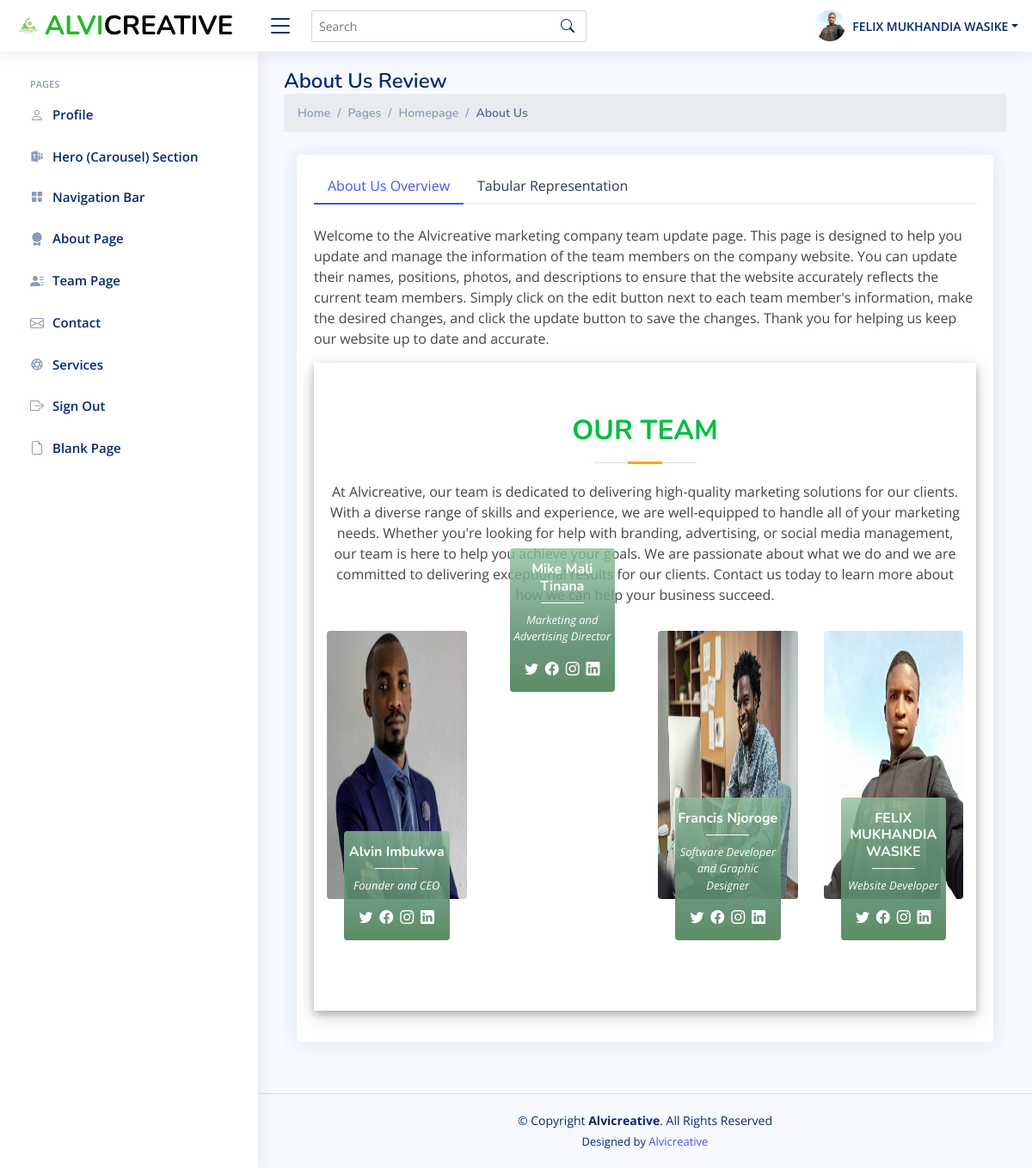
/team.php (signed in), run on the app's committed database.
### tables this page shows
CREATE TABLE `team` (
  `TeamId` int(255) NOT NULL,
  `FullName` varchar(255) NOT NULL,
  `Email` varchar(255) NOT NULL,
  `Username` varchar(255) NOT NULL,
  `Password` varchar(255) NOT NULL,
  `About` mediumtext NOT NULL,
  `Role` varchar(255) NOT NULL,
  `PhoneNumber` varchar(255) NOT NULL,
  `Address` varchar(255) NOT NULL,
  `Twitter` varchar(255) NOT NULL,
  `Facebook` varchar(255) NOT NULL,
  `Instagram` varchar(255) NOT NULL,
  `LinkedIn` varchar(255) NOT NULL,
  `Photo` varchar(255) NOT NULL
);

### team.php (the view, shortened to what this page needs)
<!DOCTYPE html>
<html lang="en">
<head>
  <?php include('links.php') ?>
  <link href="assets/css/style.css" rel="stylesheet">
  <link href="assets/css/team.css" rel="stylesheet">
</head>
<body>
  <?php include "header.php" ?>
  <?php include "sidebar.php" ?>
  <main id="main" class="main">
    <div class="pagetitle">
      <h1>About Us Review</h1>
      <nav>
        <ol class="breadcrumb">
          <li class="breadcrumb-item"><a href="index.html">Home</a></li>
          <li class="breadcrumb-item">Pages</li>
          <li class="breadcrumb-item">Homepage</li>
          <li class="breadcrumb-item active">About Us</li>
        </ol>
      </nav>
    </div>
        <section class="section profile">
            <div class="col-xl-12">
            <div class="card">
                <div class="card-body pt-3">
                <ul class="nav nav-tabs nav-tabs-bordered">
                    <li class="nav-item">
                    <button class="nav-link active" data-bs-toggle="tab" data-bs-target="#profile-overview">About Us Overview</button>
                    </li>
                    <li class="nav-item">
                    <button class="nav-link" data-bs-toggle="tab" data-bs-target="#profile-settings">Tabular Representation</button>
                    </li>
                </ul>
                <div class="tab-content pt-2">
                    <div class="tab-pane fade show active profile-overview my-3" id="profile-overview">
                    <p>Welcome to the Alvicreative marketing company team update page. This page is designed to help you update and manage the information of the team members on the company website. You can update their names, positions, photos, and descriptions to ensure that the website accurately reflects the current team members. Simply click on the edit button next to each team member's information, make the desired changes, and click the update button to save the changes. Thank you for helping us keep our website up to date and accurate.</p>
                        <section id="team" class="team" style="margin-top: 10px;box-shadow:0 4px 8px 0 rgba(0, 0, 0, 0.2), 0 6px 20px 0 rgba(0, 0, 0, 0.19);">
                            <div class="container" data-aos="fade-up">
                            <div class="section-title">
                                <h2>Our Team</h2>
                                <p>At Alvicreative, our team is dedicated to delivering high-quality marketing solutions for our clients. With a diverse range of skills and experience, we are well-equipped to handle all of your marketing needs. Whether you're looking for help with branding, advertising, or social media management, our team is here to help you achieve your goals. We are passionate about what we do and we are committed to delivering exceptional results for our clients. Contact us today to learn more about how we can help your business succeed.</p>
                            </div>
                            <div class="row">
                            <?php
                            $db = new mysqli("localhost", "root", "", "alvicreative");
                            $result = $db->query("SELECT * FROM team");
                            if ($result) {
                                while ($row = $result->fetch_assoc()) {?>
                                <div class="col-xl-3 col-lg-4 col-md-6" data-aos="fade-up">
                                <div class="member">
                                    <div class="pic"><img src="assets/img/team/<?php echo $row['Photo'] ?>" class="img-fluid" alt="" style="height:39vh;" id="Newimage<?php echo $row['TeamId'] ?>"></div>
                                    <div class="member-info">
                                    <h4 id="introname<?php echo $row['TeamId'] ?>"><?php echo $row['FullName'] ?></h4>
                                    <span id="introrole<?php echo $row['TeamId'] ?>"><?php echo $row['Role'] ?></span>
                                    <div class="social">
                                        <a href="<?php echo $row['Twitter'] ?>"><i class="bi bi-twitter"></i></a>
                                        <a href="<?php echo $row['Facebook'] ?>"><i class="bi bi-facebook"></i></a>
                                        <a href="<?php echo $row['Instagram'] ?>"><i class="bi bi-instagram"></i></a>
                                        <a href="<?php echo $row['LinkedIn'] ?>"><i class="bi bi-linkedin"></i></a>
                                    </div>
                                    </div>
                                </div>
                                </div>
                                <?php }
                                } else {
                                    echo "Error: " . $db->error;
                                }
                                ?>
                            </div>
                            </div>
                        </section>
                    </div>
        </section>
</main>
  <footer id="footer" class="footer">
    <div class="copyright">
      &copy; Copyright <strong><span>Alvicreative</span></strong>. All Rights Reserved
    </div>
    <div class="credits">
      Designed by <a href="https://alvicreativemarketinghub.com/">Alvicreative</a>
    </div>
  </footer>
</body>
</html>

### links.php (shortened to what this page needs)
 <link href="assets/vendor/bootstrap/css/bootstrap.min.css" rel="stylesheet">
 <link href="assets/vendor/bootstrap-icons/bootstrap-icons.css" rel="stylesheet">
 <link href="assets/vendor/boxicons/css/boxicons.min.css" rel="stylesheet">
 <link href="assets/vendor/quill/quill.snow.css" rel="stylesheet">
 <link href="assets/vendor/quill/quill.bubble.css" rel="stylesheet">
 <link href="assets/vendor/remixicon/remixicon.css" rel="stylesheet">
 <link href="assets/vendor/simple-datatables/style.css" rel="stylesheet">
 <link rel="stylesheet" href="https://cdnjs.cloudflare.com/ajax/libs/twitter-bootstrap/4.6.0/css/bootstrap.min.css">
<link rel="stylesheet" href="https://cdnjs.cloudflare.com/ajax/libs/font-awesome/5.15.4/css/all.min.css">
<link rel="stylesheet" type="text/css" href="https://cdn.datatables.net/v/dt/dt-1.10.21/datatables.min.css"/>

### header.php (shortened to what this page needs)
<?php
    $conn = mysqli_connect("localhost", "root", "", "alvicreative");
    $UserId = $_SESSION['UserId'];
    $sql = "SELECT * FROM team WHERE TeamId = $UserId";
    $result = mysqli_query($conn, $sql);
    if (mysqli_num_rows($result) > 0) {
        while($team = mysqli_fetch_assoc($result)){
          $Photo = $team['Photo'];
          $FullName = $team['FullName'];
      ?>
<header id="header" class="header fixed-top d-flex align-items-center">
<div class="d-flex align-items-center justify-content-between">
    <a href="index.html" class="logo d-flex align-items-center">
      <img src="assets/img/Alvi-logo.png" alt="">
      <span class="d-none d-lg-block"><span style="color:rgb(39, 185, 39);font-size:larger">ALVI</span><span style="color:black; font-size: larger;">CREATIVE</span></span>
    </a>
    <i class="bi bi-list toggle-sidebar-btn"></i>
  </div>
  <div class="search-bar">
    <form class="search-form d-flex align-items-center" method="POST" action="#">
      <input type="text" name="query" placeholder="Search" title="Enter search keyword">
      <button type="submit" title="Search"><i class="bi bi-search"></i></button>
    </form>
  </div>
  <nav class="header-nav ms-auto">
    <ul class="d-flex align-items-center">
      <li class="nav-item dropdown pe-3">
      <a class="nav-link nav-profile d-flex align-items-center pe-0" href="#" data-bs-toggle="dropdown">
          <img src="assets/img/team/<?php echo $Photo ?> " alt="Profile" class="rounded-circle" id="headerPhoto">
          <span class="d-none d-md-block dropdown-toggle ps-2"><?php echo $FullName ?></span>
        </a>
      </li>
    </ul>
  </nav>
</header>
<?php
        }
      }else{
        echo "Error" .mysqli_error($conn);
      }
?>

### sidebar.php (shortened to what this page needs)
<aside id="sidebar" class="sidebar">
  <ul class="sidebar-nav" id="sidebar-nav">
    <li class="nav-heading">Pages</li>
    <li class="nav-item">
      <a class="nav-link collapsed" href="index.php">
        <i class="bi bi-person"></i>
        <span>Profile</span>
      </a>
    </li>
    <li class="nav-item">
      <a class="nav-link collapsed" href="hero.php">
        <i class="bx bxl-microsoft-teams"></i>
        <span>Hero (Carousel) Section</span>
      </a>
    </li>
    <li class="nav-item">
      <a class="nav-link collapsed" href="topbar.php">
        <i class="bx bxs-category"></i>
        <span>Navigation Bar</span>
      </a>
    </li>
    <li class="nav-item">
      <a class="nav-link collapsed" href="About.php">
        <i class="bi bi-award-fill"></i>
        <span>About Page</span>
      </a>
    </li>
    <li class="nav-item">
      <a class="nav-link collapsed" href="team.php">
        <i class="bi bi-person-lines-fill"></i>
        <span>Team Page</span>
      </a>
    </li>
    <li class="nav-item">
      <a class="nav-link collapsed" href="contactus.php">
        <i class="bi bi-envelope"></i>
        <span>Contact</span>
      </a>
    </li>
    <li class="nav-item">
      <a class="nav-link collapsed" href="contactus.php">
        <i class="bx bx-aperture"></i>
        <span>Services</span>
      </a>
    </li>
    <li class="nav-item">
      <a class="nav-link collapsed" href="logout.php">
        <i class="bi bi-box-arrow-right"></i>
        <span>Sign Out</span>
      </a>
    </li>
    <li class="nav-item">
      <a class="nav-link collapsed" href="pages-blank.php">
        <i class="bi bi-file-earmark"></i>
        <span>Blank Page</span>
      </a>
    </li>
</aside>

### assets/css/style.css (style rules this page uses)
:root { scroll-behavior: smooth; }
body { font-family: "Open Sans", sans-serif; background: #f6f9ff; color: #444444; }
a { color: #4154f1; text-decoration: none; }
h1, h2, h3, h4, h5, h6 { font-family: "Nunito", sans-serif; }
#main { margin-top: 60px; padding: 20px 30px; transition: all 0.3s; }
.pagetitle { margin-bottom: 10px; }
.pagetitle h1 { font-size: 24px; margin-bottom: 0; font-weight: 600; color: #012970; }
.card { margin-bottom: 30px; border: none; border-radius: 5px; box-shadow: 0px 0 30px rgba(1, 41, 112, 0.1); }
.card-body { padding: 0 20px 20px 20px; }
.breadcrumb { font-size: 14px; font-family: "Nunito", sans-serif; color: #899bbd; font-weight: 600; }
.breadcrumb a { color: #899bbd; transition: 0.3s; }
.breadcrumb .breadcrumb-item::before { color: #899bbd; }
.breadcrumb .active { color: #51678f; font-weight: 600; }
.nav-tabs-bordered { border-bottom: 2px solid #ebeef4; }
.nav-tabs-bordered .nav-link { margin-bottom: -2px; border: none; color: #2c384e; }
.nav-tabs-bordered .nav-link.active { background-color: #fff; color: #4154f1; border-bottom: 2px solid #4154f1; }
.logo { line-height: 1; }
@media (min-width: 1200px) { .logo { width: 280px; } }
.logo img { max-height: 26px; margin-right: 6px; }
.logo span { font-size: 26px; font-weight: 700; color: #012970; font-family: "Nunito", sans-serif; }
.header { transition: all 0.5s; z-index: 997; height: 60px; box-shadow: 0px 2px 20px rgba(1, 41, 112, 0.1); background-color: #fff; padding-left: 20px; }
.header .toggle-sidebar-btn { font-size: 32px; padding-left: 10px; cursor: pointer; color: #012970; }
.header .search-bar { min-width: 360px; padding: 0 20px; }
.header .search-form { width: 100%; }
.header .search-form input { border: 0; font-size: 14px; color: #012970; border: 1px solid rgba(1, 41, 112, 0.2); padding: 7px 38px 7px 8px; border-radius: 3px; transition: 0.3s; width: 100%; }
.header .search-form button { border: 0; padding: 0; margin-left: -30px; background: none; }
.header .search-form button i { color: #012970; }
.header-nav ul { list-style: none; }
.header-nav>ul { margin: 0; padding: 0; }
.header-nav .nav-profile { color: #012970; }
.header-nav .nav-profile img { max-height: 36px; }
.header-nav .nav-profile span { font-size: 14px; font-weight: 600; }
.sidebar { position: fixed; top: 60px; left: 0; bottom: 0; width: 300px; z-index: 996; transition: all 0.3s; padding: 20px; overflow-y: auto; scrollbar-width: thin; scrollbar-color: #aab7cf transparent; box-shadow: 0px 0px 20px rgba(1, 41, 112, 0.1); background-color: #fff; }
@media (min-width: 1200px) { #main, #footer { margin-left: 300px; } }
.sidebar-nav { padding: 0; margin: 0; list-style: none; }
.sidebar-nav li { padding: 0; margin: 0; list-style: none; }
.sidebar-nav .nav-item { margin-bottom: 5px; }
.sidebar-nav .nav-heading { font-size: 11px; text-transform: uppercase; color: #899bbd; font-weight: 600; margin: 10px 0 5px 15px; }
.sidebar-nav .nav-link { display: flex; align-items: center; font-size: 15px; font-weight: 600; color: #4154f1; transition: 0.3; background: #f6f9ff; padding: 10px 15px; border-radius: 4px; }
.sidebar-nav .nav-link i { font-size: 16px; margin-right: 10px; color: #4154f1; }
.sidebar-nav .nav-link.collapsed { color: #012970; background: #fff; }
.sidebar-nav .nav-link.collapsed i { color: #899bbd; }
.profile .profile-overview .row { margin-bottom: 20px; font-size: 15px; }
.footer { padding: 20px 0; font-size: 14px; transition: all 0.3s; border-top: 1px solid #cddfff; }
.footer .copyright { text-align: center; color: #012970; }
.footer .credits { padding-top: 5px; text-align: center; font-size: 13px; color: #012970; }

### data on the page
team: Photo (picture), FullName "FELIX MUKHANDIA WASIKE", Role "Website Developer"
team: Photo (picture), FullName "Alvin Imbukwa", Role "Founder and CEO"
team: FullName "Mike Mali Tinana", Role "Marketing and Advertising Director"
team: Photo (picture), FullName "Francis Njoroge", Role "Software Developer and Graphic Designer"
